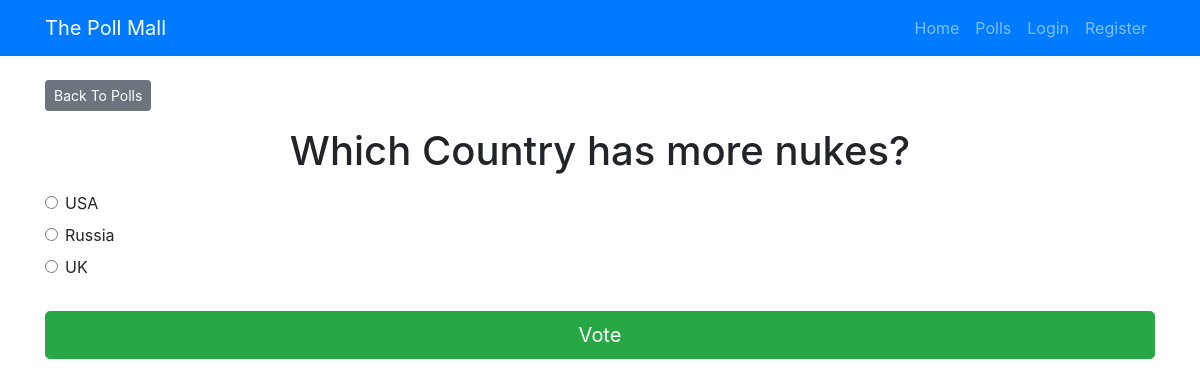
The page /polls/1/ on the database its author committed.
### pollApp/models.py (models this page shows, shortened)
class Question(models.Model):
    question_text = models.CharField(max_length = 300)
    pub_date = models.DateTimeField('date published')

class Choice(models.Model):
    question = models.ForeignKey(Question, on_delete = models.CASCADE)
    choice_text = models.CharField(max_length = 200)
    votes = models.IntegerField(default=0)

### pollApp/views.py (the view)
# urls.py: path('<int:question_id>/', views.detail, name='detail'),
def detail(request, question_id):
    question = get_object_or_404(Question, pk=question_id)
    user_vote = None
    if request.user.is_authenticated:
        try:
            user_vote = Vote.objects.get(user=request.user, question=question)
        except Vote.DoesNotExist:
            pass
    context = {
        'question': question,
        'user_vote': user_vote,
    }
    return render(request, 'polls/detail.html', context)

### templates/polls/detail.html (shortened to what this page needs)
{% extends 'base.html' %}
{% block content %}
<a class ="btn btn-secondary btn-sm mb-3" href ="{% url 'polls:index' %}">Back To Polls</a>
<h1 class ="text-center mb-3">{{ question.question_text }}</h1>
<form action ="{% url 'polls:vote' question.id %}" method ="post">
	{% for choice in question.choice_set.all %}
	<div class ="form-check">
		<input type ="radio" name ="choice" class ="form-check-input" id ="choice{{ forloop.counter }}"
			value ="{{ choice.id }}"
			{% if user_vote and user_vote.choice.id == choice.id %}checked{% endif %} />
		<label for ="choice{{ forloop.counter }}">
			{{ choice.choice_text }}
		</label>
	</div>
	{% endfor %}
	<input type ="submit" value ="{% if user_vote %}Update Vote{% else %}Vote{% endif %}" class ="btn btn-success btn-lg btn-block mt-4 w-100" />
</form>
{% endblock %}

### rows shown on the page
Question: question_text "Which Country has more nukes?"
Choice: choice_text "USA"
Choice: choice_text "Russia"
Choice: choice_text "UK"
